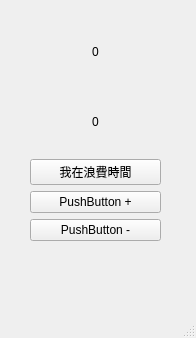
<?xml version="1.0" encoding="UTF-8"?>
<ui version="4.0">
 <class>MainWindow</class>
 <widget class="QMainWindow" name="MainWindow">
  <property name="geometry">
   <rect>
    <x>0</x>
    <y>0</y>
    <width>196</width>
    <height>338</height>
   </rect>
  </property>
  <property name="windowTitle">
   <string>MainWindow</string>
  </property>
  <widget class="QWidget" name="centralwidget">
   <widget class="QWidget" name="layoutWidget">
    <property name="geometry">
     <rect>
      <x>30</x>
      <y>20</y>
      <width>131</width>
      <height>221</height>
     </rect>
    </property>
    <layout class="QVBoxLayout" name="verticalLayout">
     <item>
      <widget class="QLabel" name="label">
       <property name="text">
        <string>0</string>
       </property>
       <property name="alignment">
        <set>Qt::AlignCenter</set>
       </property>
      </widget>
     </item>
     <item>
      <widget class="QLabel" name="label_2">
       <property name="text">
        <string>0</string>
       </property>
       <property name="alignment">
        <set>Qt::AlignCenter</set>
       </property>
      </widget>
     </item>
     <item>
      <widget class="QPushButton" name="pushButton">
       <property name="text">
        <string>我在浪費時間</string>
       </property>
      </widget>
     </item>
     <item>
      <widget class="QPushButton" name="pushButton_add">
       <property name="text">
        <string>PushButton +</string>
       </property>
      </widget>
     </item>
     <item>
      <widget class="QPushButton" name="pushButton_minus">
       <property name="text">
        <string>PushButton -</string>
       </property>
      </widget>
     </item>
    </layout>
   </widget>
  </widget>
  <widget class="QMenuBar" name="menubar">
   <property name="geometry">
    <rect>
     <x>0</x>
     <y>0</y>
     <width>196</width>
     <height>20</height>
    </rect>
   </property>
  </widget>
  <widget class="QStatusBar" name="statusbar"/>
 </widget>
 <resources/>
 <connections/>
</ui>
